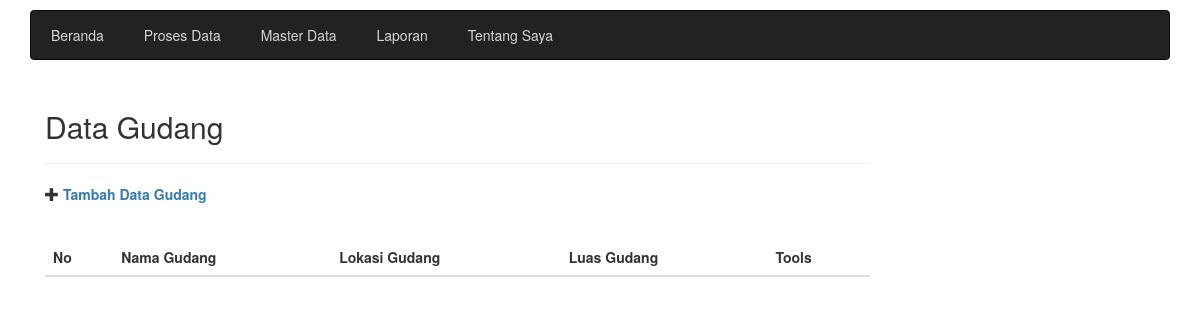
The app's page /gudang_data.php, older data.
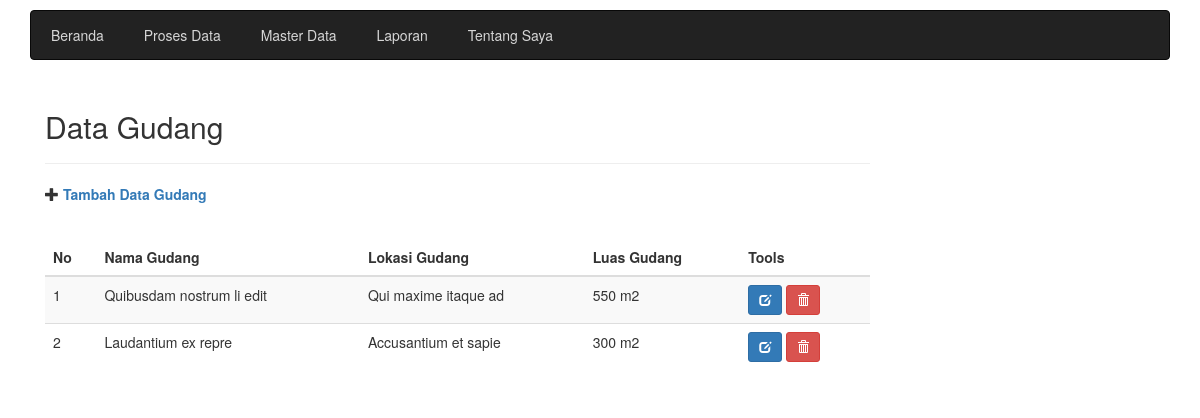
The same page, newer data.
### tables this page shows
CREATE TABLE `gudang` (
  `id` int(11) NOT NULL AUTO_INCREMENT,
  `nama_gudang` varchar(100) NOT NULL,
  `lokasi_gudang` varchar(200) NOT NULL,
  `luas_gudang` int(11) NOT NULL,
  PRIMARY KEY (`id`)
);

### gudang_data.php (the view)
<?php
	include('header.php');
?>
<div class="col-sm-9">
	<h2>Data Gudang</h2>
	<hr>
	<div class="form-group">
        <span class="glyphicon glyphicon-plus" aria-hidden="true"></span>
        <a href="gudang_add.php">Tambah Data Gudang</a>
    </div>
    <br>
    <div class="table-responsive">
        <table class="table table-striped table=hovered">
            <thead>
                <tr>
                    <th>No</th>
                    <th>Nama Gudang</th>
                    <th>Lokasi Gudang</th>
                    <th>Luas Gudang</th>
                    <th>Tools</th>
                </tr>
            </thead>
            <tbody>
                <?php
                    $mySql = "SELECT * FROM gudang";
                    $myQry = mysqli_query($koneksi, $mySql) or die (" Query salah: ".mysqli_error($koneksi));
                    $nomor = 1;
                    while($komlomData = mysqli_fetch_array($myQry)){
                ?>
                <tr>
                    <td><?=$nomor++?></td>
                    <td><?=$komlomData['nama_gudang']?></td>
                    <td><?=$komlomData['lokasi_gudang']?></td>
                    <td><?=$komlomData['luas_gudang']?> m2</td>
                    <td>
                        <a href="gudang_edit.php?id=<?=$komlomData['id']?>" title="Edit Data" class="btn btn-primary btn-sm">
                            <span class="glyphicon glyphicon-edit" aria-hidden="true"></span>
                        </a>
                        <a href="gudang_delete.php?id=<?=$komlomData['id']?>" title="Hapus Data" class="btn btn-danger btn-sm">
                            <span class="glyphicon glyphicon-trash" aria-hidden="true"></span>
                        </a>
                    </td>
                </tr>
                <?php
                    }
                ?>
            </tbody>
        </table>
    </div>
</div>
<?php
	include('footer.php');
?>

Row changes from the older to the newer data that the page shows:
added gudang: nama_gudang "Quibusdam nostrum li edit", lokasi_gudang "Qui maxime itaque ad", luas_gudang "550"
added gudang: nama_gudang "Laudantium ex repre", lokasi_gudang "Accusantium et sapie", luas_gudang "300"
